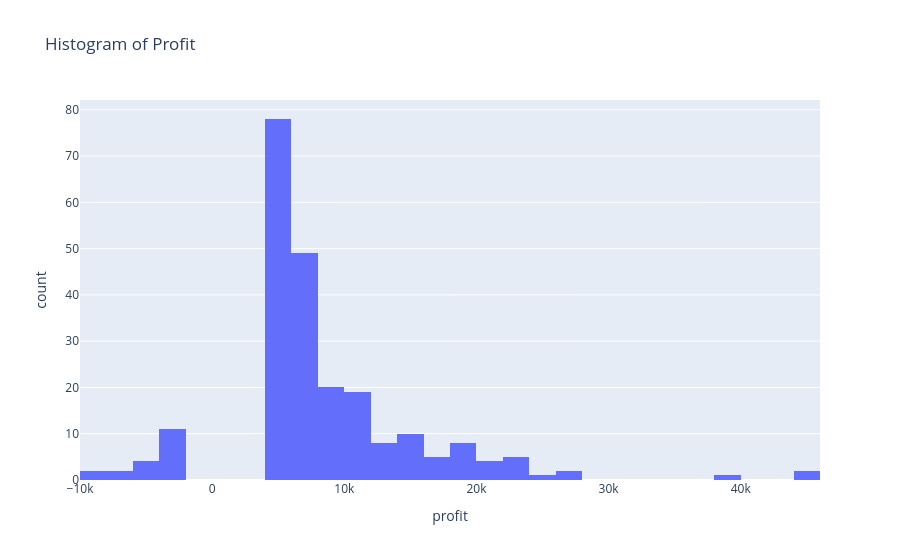

This figure's notebook cell:
### Code cell
fig = px.histogram(outliers, x='profit', title="Histogram of Profit")
fig.show()

### Figure 1 — Plotly figure (JSON) as saved in the notebook; plotly's stock layout.template omitted (floating-point values rounded to 4 significant figures; data arrays with more than 128 entries replaced by an {"elided": "..."} marker saying what was removed)
{"data": [{"bingroup": "x", "hovertemplate": "profit=%{x}<br>count=%{y}<extra></extra>", "legendgroup": "", "marker": {"color": "#636efa", "pattern": {"shape": ""}}, "name": "", "orientation": "v", "showlegend": false, "type": "histogram", "x": {"elided": "231 float values"}, "xaxis": "x", "yaxis": "y"}], "layout": {"barmode": "relative", "legend": {"tracegroupgap": 0}, "title": {"text": "Histogram of Profit"}, "xaxis": {"anchor": "y", "domain": [0, 1], "title": {"text": "profit"}}, "yaxis": {"anchor": "x", "domain": [0, 1], "title": {"text": "count"}}}}
